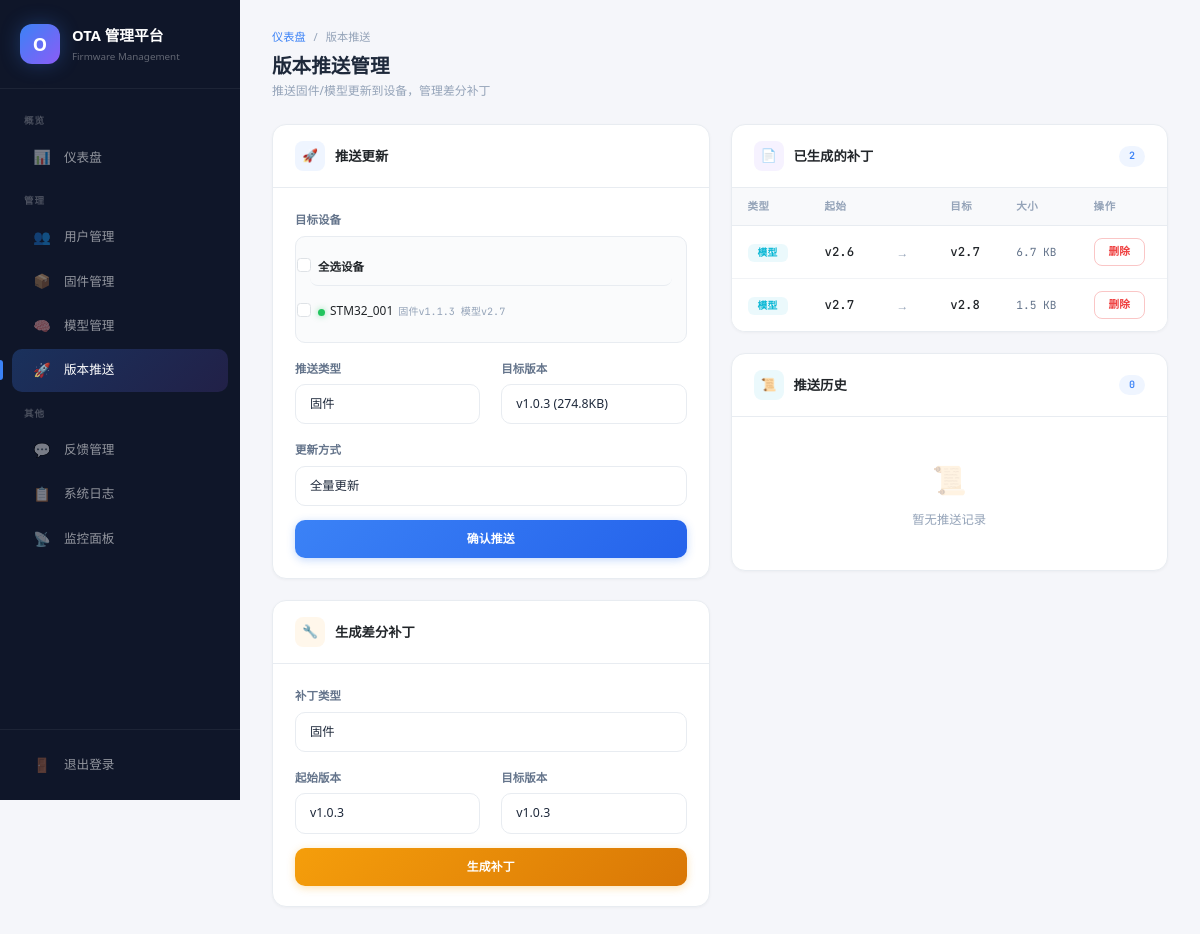
Screenshot of /admin/push (signed in) with the database file from the repository.
### app.py (models this page shows)
class Device(db.Model):
    id = db.Column(db.Integer, primary_key=True)
    device_id = db.Column(db.String(64), unique=True, nullable=False)
    device_model = db.Column(db.String(32), default='STM32F407ZGT6')
    user_id = db.Column(db.Integer, db.ForeignKey('user.id'), nullable=True)
    current_sys_version = db.Column(db.String(16), default='1.0.0')
    current_model_version = db.Column(db.String(16), default='0.0')
    wifi_ssid = db.Column(db.String(64), default='')
    wifi_password = db.Column(db.String(128), default='')
    is_online = db.Column(db.Boolean, default=False)
    last_seen = db.Column(db.DateTime)
    ip_address = db.Column(db.String(45), default='')
    created_at = db.Column(db.DateTime, default=utcnow)
    updated_at = db.Column(db.DateTime, default=utcnow, onupdate=utcnow)

class Patch(db.Model):
    id = db.Column(db.Integer, primary_key=True)
    patch_type = db.Column(db.String(16), nullable=False)
    from_version = db.Column(db.String(16), nullable=False)
    to_version = db.Column(db.String(16), nullable=False)
    device_model = db.Column(db.String(32), default='')
    filename = db.Column(db.String(256), nullable=False)
    file_path = db.Column(db.String(512), nullable=False)
    file_size = db.Column(db.Integer, default=0)
    file_md5 = db.Column(db.String(32), default='')
    created_at = db.Column(db.DateTime, default=utcnow)

### app.py (the view)
@app.route('/admin/push')
@admin_required
def admin_push():
    return render_template('admin_push.html',
        devices=Device.query.all(),
        firmwares=Firmware.query.filter_by(is_active=True).all(),
        models=ModelVersion.query.filter_by(is_active=True).all(),
        patches=Patch.query.all(),
        push_history=PushRecord.query.order_by(
            PushRecord.created_at.desc()).limit(50).all(),
        unread_feedbacks=Feedback.query.filter_by(status='unread').count())

### app.py (called while the page is built)
@app.after_request
def set_connection_header(response):
    if any(request.path.startswith(p) for p in _DOWNLOAD_PREFIXES):
        response.headers['Connection'] = 'keep-alive'
    return response

@login_manager.user_loader
def load_user(user_id):
    return db.session.get(User, int(user_id))

def admin_required(f):
    @wraps(f)
    def decorated(*args, **kwargs):
        if not current_user.is_authenticated:
            return redirect(url_for('login'))
        if current_user.role != 'admin':
            abort(403)
        return f(*args, **kwargs)
    return decorated

### templates/admin_push.html (shortened to what this page needs)
{% extends "base.html" %}
{% block content %}
<div class="page-header">
    <div class="breadcrumb-bar"><a href="/admin">仪表盘</a><span>/</span><span>版本推送</span></div>
    <h4>版本推送管理</h4>
    <div class="sub">推送固件/模型更新到设备，管理差分补丁</div>
</div>
<div class="row g-4">
    <div class="col-lg-6">
        <div class="card mb-4 anim-1">
            <div class="card-header"><div class="card-header-icon blue">🚀</div><span>推送更新</span></div>
            <div class="card-body">
                <form action="/admin/push/send" method="POST">
                    <div class="mb-3">
                        <label class="form-label">目标设备</label>
                        {% if devices %}
                        <div class="device-checklist">
                            <div class="form-check mb-2" style="border-bottom:1px solid var(--border);padding-bottom:8px;margin-bottom:6px;">
                                <input class="form-check-input" type="checkbox" id="select_all" onclick="document.querySelectorAll('.dev-cb').forEach(c=>c.checked=this.checked);">
                                <label class="form-check-label fw-bold" for="select_all" style="font-size:0.82rem;">全选设备</label>
                            </div>
                            {% for d in devices %}
                            <div class="form-check">
                                <input class="form-check-input dev-cb" type="checkbox" name="device_ids" value="{{ d.id }}" id="dev_{{ d.id }}">
                                <label class="form-check-label" for="dev_{{ d.id }}" style="font-size:0.85rem;">
                                    <span class="status-dot {{ 'online' if d.is_online else 'offline' }}"></span>{{ d.device_id }}
                                    <span class="dev-info">固件v{{ d.current_sys_version }} 模型v{{ d.current_model_version }}</span>
                                </label>
                            </div>
                            {% endfor %}
                        </div>
                        {% else %}
                        <div class="empty-state" style="padding:20px;"><div class="empty-text">暂无注册设备</div></div>
                        {% endif %}
                    </div>
                    <div class="row mb-3">
                        <div class="col-md-6">
                            <label class="form-label">推送类型</label>
                            <select class="form-select" name="push_type" id="push_type" onchange="updateVersionList()">
                                <option value="firmware">固件</option><option value="model">模型</option>
                            </select>
                        </div>
                        <div class="col-md-6">
                            <label class="form-label">目标版本</label>
                            <select class="form-select" name="version" id="push_version">
                                {% for fw in firmwares %}<option value="{{ fw.version }}" data-type="firmware">v{{ fw.version }} ({{ '%.1f' | format(fw.file_size/1024) }}KB)</option>{% endfor %}
                            </select>
                        </div>
                    </div>
                    <div class="mb-3">
                        <label class="form-label">更新方式</label>
                        <select class="form-select" name="update_mode"><option value="full">全量更新</option><option value="diff">差分更新</option></select>
                    </div>
                    <button type="submit" class="btn btn-primary w-100" onclick="return confirm('确认推送更新？')">确认推送</button>
                </form>
            </div>
        </div>
        <div class="card mb-4 anim-2">
            <div class="card-header"><div class="card-header-icon orange">🔧</div><span>生成差分补丁</span></div>
            <div class="card-body">
                <form action="/admin/patch/generate" method="POST">
                    <div class="mb-3">
                        <label class="form-label">补丁类型</label>
                        <select class="form-select" name="patch_type" id="patch_type" onchange="updatePatchVersions()">
                            <option value="firmware">固件</option><option value="model">模型</option>
                        </select>
                    </div>
                    <div class="row mb-3">
                        <div class="col-md-6">
                            <label class="form-label">起始版本</label>
                            <select class="form-select" name="from_version" id="patch_from">
                                {% for fw in firmwares %}<option value="{{ fw.version }}" data-type="firmware">v{{ fw.version }}</option>{% endfor %}
                            </select>
                        </div>
                        <div class="col-md-6">
                            <label class="form-label">目标版本</label>
                            <select class="form-select" name="to_version" id="patch_to">
                                {% for fw in firmwares %}<option value="{{ fw.version }}" data-type="firmware">v{{ fw.version }}</option>{% endfor %}
                            </select>
                        </div>
                    </div>
                    <button type="submit" class="btn btn-warning w-100" onclick="return confirm('确认生成补丁？')">生成补丁</button>
                </form>
            </div>
        </div>
    </div>
    <div class="col-lg-6">
        <div class="card mb-4 anim-3">
            <div class="card-header"><div class="card-header-icon purple">📄</div><span>已生成的补丁</span><span class="count-badge">{{ patches | length }}</span></div>
            <div class="card-body p-0">
                {% if patches %}
                <table class="table table-hover mb-0">
                    <thead><tr><th>类型</th><th>起始</th><th></th><th>目标</th><th>大小</th><th>操作</th></tr></thead>
                    <tbody>
                    {% for p in patches %}
                    <tr>
                        <td>{% if p.patch_type == 'firmware' %}<span class="badge badge-firmware">固件</span>{% else %}<span class="badge badge-model">模型</span>{% endif %}</td>
                        <td><span class="ver-text">v{{ p.from_version }}</span></td>
                        <td><span class="ver-arrow">→</span></td>
                        <td><span class="ver-text">v{{ p.to_version }}</span></td>
                        <td><span class="size-text">{{ '%.1f' | format(p.file_size / 1024) }} KB</span></td>
                        <td>
                            <form action="/admin/patch/delete/{{ p.id }}" method="POST" style="display:inline;">
                                <button class="btn btn-outline-danger btn-sm" type="submit" onclick="return confirm('确认删除？')">删除</button>
                            </form>
                        </td>
                    </tr>
                    {% endfor %}
                    </tbody>
                </table>
                {% else %}
                <div class="empty-state"><div class="empty-icon">📄</div><div class="empty-text">暂无补丁文件</div><div class="empty-hint">在左侧选择版本后点击"生成补丁"</div></div>
                {% endif %}
            </div>
        </div>
        <div class="card mb-4 anim-4">
            <div class="card-header"><div class="card-header-icon cyan">📜</div><span>推送历史</span><span class="count-badge">{{ push_history | length }}</span></div>
            <div class="card-body p-0">
                {% if push_history %}
                <table class="table table-hover mb-0">
                    <thead><tr><th>设备</th><th>类型</th><th>版本</th><th>模式</th><th>状态</th><th>时间</th></tr></thead>
                    <tbody>
                    {% for h in push_history %}
                    <tr>
                        <td><span style="font-family:var(--font-mono);font-size:0.82rem;">{{ h.device.device_id if h.device else '—' }}</span></td>
                        <td>{% if h.push_type == 'firmware' %}<span class="badge badge-firmware">固件</span>{% else %}<span class="badge badge-model">模型</span>{% endif %}</td>
                        <td><span class="ver-text">v{{ h.version }}</span></td>
                        <td>{% if h.update_mode == 'full' %}<span class="badge badge-full">全量</span>{% else %}<span class="badge badge-diff">差分</span>{% endif %}</td>
                        <td>{% if h.status == 'pending' %}<span class="badge badge-pending">等待中</span>{% elif h.status == 'success' %}<span class="badge badge-success">成功</span>{% elif h.status == 'failed' %}<span class="badge badge-failed">失败</span>{% else %}<span class="badge" style="background:#f1f5f9;color:#64748b">{{ h.status }}</span>{% endif %}</td>
                        <td><span class="time-text">{{ h.created_at.strftime('%m-%d %H:%M') }}</span></td>
                    </tr>
                    {% endfor %}
                    </tbody>
                </table>
                {% else %}
                <div class="empty-state"><div class="empty-icon">📜</div><div class="empty-text">暂无推送记录</div></div>
                {% endif %}
            </div>
        </div>
    </div>
</div>
{% endblock %}

### rows the page displays
Device: is_online True (drawn), device_id "STM32_001", current_sys_version "1.1.3", current_model_version "2.7"
Patch: patch_type "模型", from_version "2.6", to_version "2.7", p.file_size/1024 "6.7"
Patch: patch_type "模型", from_version "2.7", to_version "2.8", p.file_size/1024 "1.5"

### other values shown
{{ patches | length }} "2"
{{ push_history | length }} "0"
